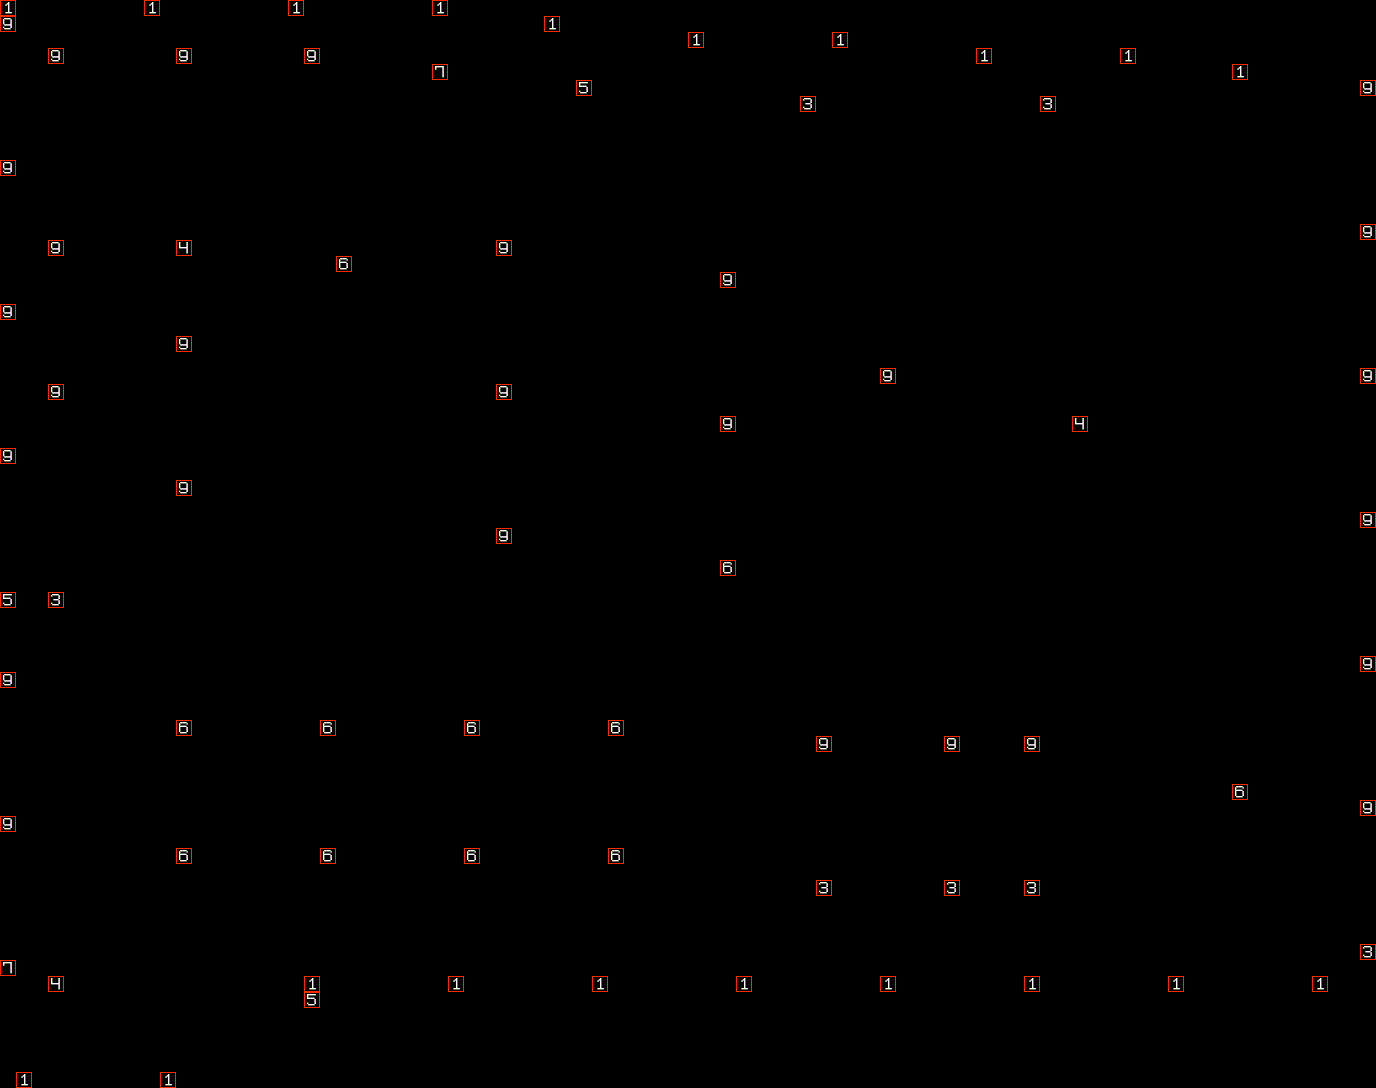

Below is a game level as drawn by its tile map, then a one-line description and the .tmx that defines it (tile-layer data replaced by summaries):
An orthogonal 86x68 tile map with 16x16 px tiles, 3 tile layers (XAxis, YAxis, ZAxis), 3 tilesets.

<map version="1.5" tiledversion="1.7.2" orientation="orthogonal" renderorder="left-up" width="86" height="68" tilewidth="16" tileheight="16" infinite="0" nextlayerid="6" nextobjectid="1">
 <properties>
  <property name="IsMeta" type="int" value="1" />
 </properties>
 <tileset firstgid="1" name="XAxisTileSet" tilewidth="16" tileheight="16" tilecount="9" columns="3">
  <image source="XAxisTileSet.png" width="48" height="48" />
 </tileset>
 <tileset firstgid="10" name="YAxisTileSet" tilewidth="16" tileheight="16" tilecount="9" columns="3">
  <image source="YAxisTileSet.png" width="48" height="48" />
 </tileset>
 <tileset firstgid="19" name="ZAxisTileSet" tilewidth="16" tileheight="16" tilecount="9" columns="3">
  <image source="ZAxisTileSet.png" width="48" height="48" />
 </tileset>
 <layer id="1" name="XAxis" width="86" height="68">
  <properties>
   <property name="IsMeta" type="int" value="1" />
  </properties>
  <data>[5848 cells, 74 non-empty, 8 distinct tile ids]</data>
 </layer>
 <layer id="2" name="YAxis" width="86" height="68">
  <properties>
   <property name="IsMeta" type="int" value="1" />
  </properties>
  <data>[5848 cells, 0 non-empty, 0 distinct tile ids]</data>
 </layer>
 <layer id="3" name="ZAxis" width="86" height="68">
  <properties>
   <property name="IsMeta" type="int" value="1" />
  </properties>
  <data>[5848 cells, 74 non-empty, 7 distinct tile ids]</data>
 </layer>
</map>
